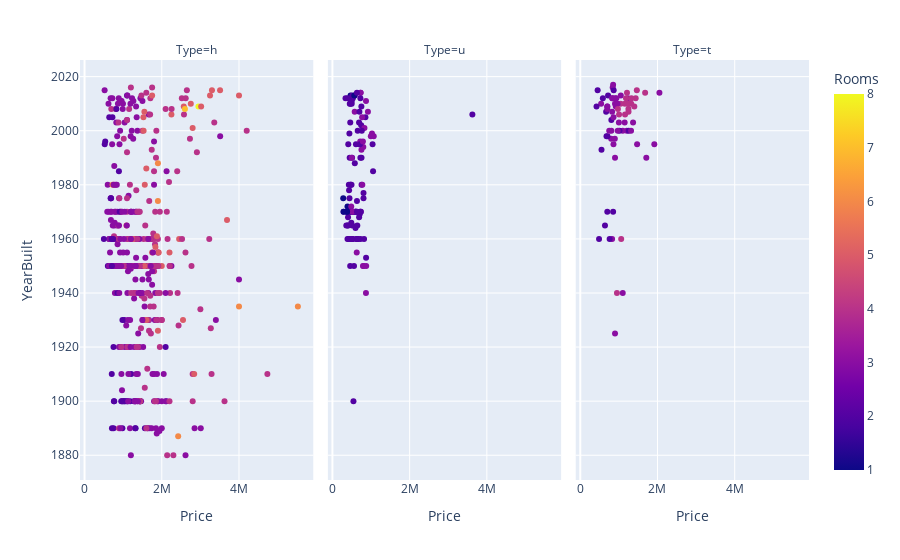

Notebook code for this chart:
### Code cell
fig = px.scatter(melb, x="Price", y="YearBuilt", color="Rooms", facet_col="Type", )
fig.show()

### Figure 1 — Plotly figure (JSON) as saved in the notebook; plotly's stock layout.template omitted (floating-point values rounded to 4 significant figures; data arrays with more than 128 entries replaced by an {"elided": "..."} marker saying what was removed)
{"data": [{"hovertemplate": "Type=h<br>Price=%{x}<br>YearBuilt=%{y}<br>Rooms=%{marker.color}<extra></extra>", "legendgroup": "", "marker": {"color": {"elided": "712 int values"}, "coloraxis": "coloraxis", "symbol": "circle"}, "mode": "markers", "name": "", "orientation": "v", "showlegend": false, "type": "scatter", "x": {"elided": "712 int values"}, "xaxis": "x", "y": {"elided": "712 int values"}, "yaxis": "y"}, {"hovertemplate": "Type=u<br>Price=%{x}<br>YearBuilt=%{y}<br>Rooms=%{marker.color}<extra></extra>", "legendgroup": "", "marker": {"color": {"elided": "183 int values"}, "coloraxis": "coloraxis", "symbol": "circle"}, "mode": "markers", "name": "", "orientation": "v", "showlegend": false, "type": "scatter", "x": {"elided": "183 int values"}, "xaxis": "x2", "y": {"elided": "183 int values"}, "yaxis": "y2"}, {"hovertemplate": "Type=t<br>Price=%{x}<br>YearBuilt=%{y}<br>Rooms=%{marker.color}<extra></extra>", "legendgroup": "", "marker": {"color": [3, 3, 3, 2, 3, 3, 3, 3, 2, 2, 2, 3, 3, 3, 3, 2, 2, 4, 3, 3, 3, 3, 2, 2, 3, 3, 3, 3, 3, 3, 4, 3, 2, 3, 3, 3, 3, 2, 2, 2, 2, 2, 3, 4, 2, 3, 3, 3, 3, 3, 4, 2, 4, 3, 3, 3, 2, 3, 4, 4, 3, 4, 3, 3, 3, 2, 2, 4, 4, 3, 3, 3, 4, 4, 3, 2, 4, 4, 3, 3, 3, 3, 4, 4, 3, 3, 3, 3, 4, 4, 4, 3, 3, 3, 4, 3, 3, 3, 3, 4, 3, 3, 3, 4, 3], "coloraxis": "coloraxis", "symbol": "circle"}, "mode": "markers", "name": "", "orientation": "v", "showlegend": false, "type": "scatter", "x": [900000, 840000, 700000, 450000, 700000, 540000, 825000, 1550000, 805000, 650000, 720000, 800000, 705000, 743000, 605100, 421000, 640000, 847500, 1205000, 1918000, 1586000, 1101000, 865000, 705000, 1050000, 1000000, 955000, 2050000, 968000, 900000, 1250000, 1710000, 700000, 900500, 830000, 851000, 880000, 585000, 550000, 1015000, 1255000, 760000, 1367000, 1400000, 700000, 1472000, 1385000, 1100000, 1315000, 1150000, 1400000, 860000, 1680000, 1137000, 1238000, 895000, 851000, 900000, 1435000, 1155000, 1100000, 1247000, 1275000, 825000, 1235000, 670000, 680000, 1320000, 1245000, 760000, 1115000, 830000, 1210000, 1160000, 800000, 486500, 1185000, 1060000, 860000, 921000, 805000, 920000, 1005000, 1250000, 825000, 1030000, 970000, 1240000, 950000, 1045000, 1465000, 935000, 965000, 700000, 1325000, 860000, 882000, 840000, 670000, 1120000, 970000, 787500, 780000, 975000, 750000], "xaxis": "x3", "y": [2010, 2016, 2009, 2015, 2009, 2010, 1960, null, 2004, null, 2013, 1997, null, null, null, 2009, 1965, null, 2000, 1995, null, 2000, 2015, 1998, 2013, 2003, null, 2014, null, 1990, 2007, 1990, 1970, 2012, 2012, 2017, null, 2012, 1993, 2000, 2000, 1960, 2003, 2009, null, 1995, null, 1940, 2000, 2003, null, null, 2014, null, 2010, 1997, 1970, 1925, 2012, 2010, null, 2008, null, 2007, 2012, 2007, 1998, 2010, null, null, null, 2012, 2014, 2006, null, 1960, 2012, 1960, 1995, 2009, 2000, null, 2006, 2010, null, null, 2000, null, 1940, 2010, 2015, 2012, 2010, 2008, 2012, 2005, null, null, null, null, null, null, null, 2008, 2000], "yaxis": "y3"}], "layout": {"annotations": [{"font": {}, "showarrow": false, "text": "Type=h", "x": 0.16, "xanchor": "center", "xref": "paper", "y": 1, "yanchor": "bottom", "yref": "paper"}, {"font": {}, "showarrow": false, "text": "Type=u", "x": 0.5, "xanchor": "center", "xref": "paper", "y": 1, "yanchor": "bottom", "yref": "paper"}, {"font": {}, "showarrow": false, "text": "Type=t", "x": 0.84, "xanchor": "center", "xref": "paper", "y": 1, "yanchor": "bottom", "yref": "paper"}], "coloraxis": {"colorbar": {"title": {"text": "Rooms"}}, "colorscale": [[0, "#0d0887"], [0.1111, "#46039f"], [0.2222, "#7201a8"], [0.3333, "#9c179e"], [0.4444, "#bd3786"], [0.5556, "#d8576b"], [0.6667, "#ed7953"], [0.7778, "#fb9f3a"], [0.8889, "#fdca26"], [1, "#f0f921"]]}, "legend": {"tracegroupgap": 0}, "margin": {"t": 60}, "xaxis": {"anchor": "y", "domain": [0, 0.32], "title": {"text": "Price"}}, "xaxis2": {"anchor": "y2", "domain": [0.34, 0.66], "matches": "x", "title": {"text": "Price"}}, "xaxis3": {"anchor": "y3", "domain": [0.68, 1.0], "matches": "x", "title": {"text": "Price"}}, "yaxis": {"anchor": "x", "domain": [0, 1], "title": {"text": "YearBuilt"}}, "yaxis2": {"anchor": "x2", "domain": [0, 1], "matches": "y", "showticklabels": false}, "yaxis3": {"anchor": "x3", "domain": [0, 1], "matches": "y", "showticklabels": false}}}
